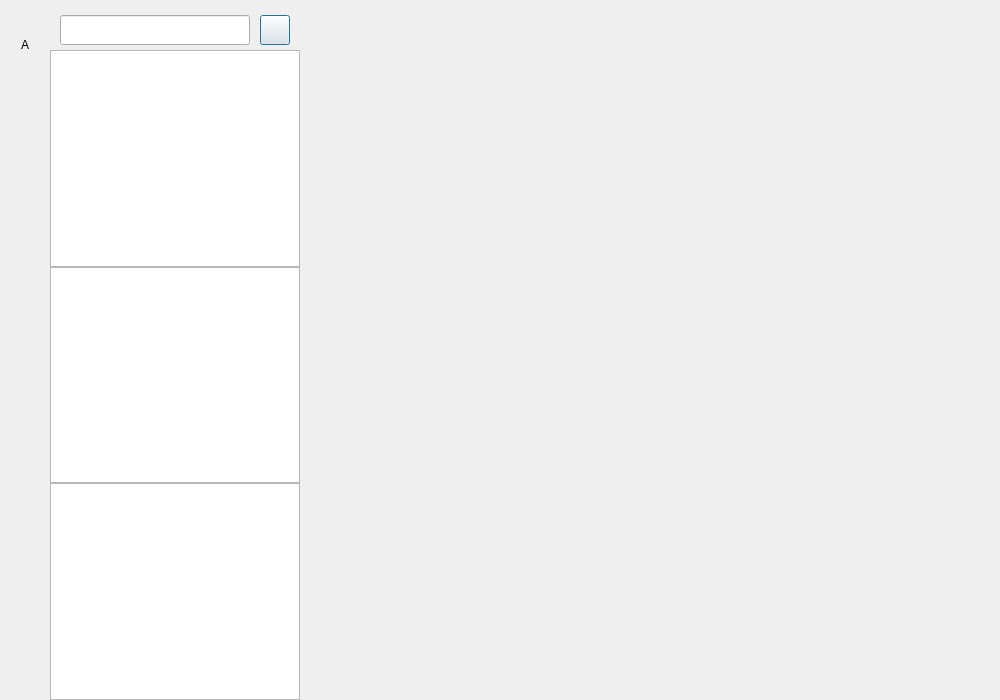
<?xml version="1.0" encoding="UTF-8"?>
<ui version="4.0">
 <class>ChattingDlgMainFrame</class>
 <widget class="QDialog" name="ChattingDlgMainFrame">
  <property name="geometry">
   <rect>
    <x>0</x>
    <y>0</y>
    <width>1000</width>
    <height>700</height>
   </rect>
  </property>
  <property name="minimumSize">
   <size>
    <width>700</width>
    <height>700</height>
   </size>
  </property>
  <property name="maximumSize">
   <size>
    <width>1000</width>
    <height>700</height>
   </size>
  </property>
  <property name="windowTitle">
   <string>Dialog</string>
  </property>
  <layout class="QHBoxLayout" name="horizontalLayout">
   <property name="spacing">
    <number>0</number>
   </property>
   <property name="leftMargin">
    <number>0</number>
   </property>
   <property name="topMargin">
    <number>0</number>
   </property>
   <property name="rightMargin">
    <number>0</number>
   </property>
   <property name="bottomMargin">
    <number>0</number>
   </property>
   <item>
    <widget class="QWidget" name="setting" native="true">
     <property name="minimumSize">
      <size>
       <width>50</width>
       <height>700</height>
      </size>
     </property>
     <property name="maximumSize">
      <size>
       <width>50</width>
       <height>700</height>
      </size>
     </property>
     <layout class="QVBoxLayout" name="verticalLayout">
      <property name="spacing">
       <number>0</number>
      </property>
      <property name="leftMargin">
       <number>10</number>
      </property>
      <property name="topMargin">
       <number>30</number>
      </property>
      <property name="rightMargin">
       <number>0</number>
      </property>
      <property name="bottomMargin">
       <number>0</number>
      </property>
      <item>
       <widget class="QLabel" name="my_avator">
        <property name="minimumSize">
         <size>
          <width>30</width>
          <height>30</height>
         </size>
        </property>
        <property name="maximumSize">
         <size>
          <width>30</width>
          <height>30</height>
         </size>
        </property>
        <property name="text">
         <string>A</string>
        </property>
        <property name="alignment">
         <set>Qt::AlignmentFlag::AlignCenter</set>
        </property>
       </widget>
      </item>
      <item>
       <spacer name="verticalSpacer_3">
        <property name="orientation">
         <enum>Qt::Orientation::Vertical</enum>
        </property>
        <property name="sizeType">
         <enum>QSizePolicy::Policy::Fixed</enum>
        </property>
        <property name="sizeHint" stdset="0">
         <size>
          <width>20</width>
          <height>15</height>
         </size>
        </property>
       </spacer>
      </item>
      <item>
       <widget class="SideBarWidget" name="my_chat" native="true">
        <property name="minimumSize">
         <size>
          <width>30</width>
          <height>30</height>
         </size>
        </property>
        <property name="maximumSize">
         <size>
          <width>30</width>
          <height>30</height>
         </size>
        </property>
       </widget>
      </item>
      <item>
       <spacer name="verticalSpacer_2">
        <property name="orientation">
         <enum>Qt::Orientation::Vertical</enum>
        </property>
        <property name="sizeType">
         <enum>QSizePolicy::Policy::Fixed</enum>
        </property>
        <property name="sizeHint" stdset="0">
         <size>
          <width>20</width>
          <height>15</height>
         </size>
        </property>
       </spacer>
      </item>
      <item>
       <widget class="SideBarWidget" name="my_contact" native="true">
        <property name="minimumSize">
         <size>
          <width>30</width>
          <height>30</height>
         </size>
        </property>
        <property name="maximumSize">
         <size>
          <width>30</width>
          <height>30</height>
         </size>
        </property>
       </widget>
      </item>
      <item>
       <spacer name="verticalSpacer">
        <property name="orientation">
         <enum>Qt::Orientation::Vertical</enum>
        </property>
        <property name="sizeHint" stdset="0">
         <size>
          <width>20</width>
          <height>40</height>
         </size>
        </property>
       </spacer>
      </item>
     </layout>
    </widget>
   </item>
   <item>
    <widget class="QWidget" name="list_area" native="true">
     <property name="minimumSize">
      <size>
       <width>250</width>
       <height>700</height>
      </size>
     </property>
     <property name="maximumSize">
      <size>
       <width>250</width>
       <height>700</height>
      </size>
     </property>
     <layout class="QVBoxLayout" name="verticalLayout_2">
      <property name="spacing">
       <number>0</number>
      </property>
      <property name="leftMargin">
       <number>0</number>
      </property>
      <property name="topMargin">
       <number>10</number>
      </property>
      <property name="rightMargin">
       <number>0</number>
      </property>
      <property name="bottomMargin">
       <number>0</number>
      </property>
      <item>
       <widget class="QWidget" name="widget" native="true">
        <property name="minimumSize">
         <size>
          <width>0</width>
          <height>40</height>
         </size>
        </property>
        <property name="maximumSize">
         <size>
          <width>16777215</width>
          <height>40</height>
         </size>
        </property>
        <layout class="QHBoxLayout" name="horizontalLayout_2">
         <property name="spacing">
          <number>0</number>
         </property>
         <property name="leftMargin">
          <number>0</number>
         </property>
         <property name="topMargin">
          <number>0</number>
         </property>
         <property name="rightMargin">
          <number>0</number>
         </property>
         <property name="bottomMargin">
          <number>0</number>
         </property>
         <item>
          <spacer name="horizontalSpacer_8">
           <property name="orientation">
            <enum>Qt::Orientation::Horizontal</enum>
           </property>
           <property name="sizeType">
            <enum>QSizePolicy::Policy::Fixed</enum>
           </property>
           <property name="sizeHint" stdset="0">
            <size>
             <width>10</width>
             <height>10</height>
            </size>
           </property>
          </spacer>
         </item>
         <item>
          <widget class="RestrictUserSearchingInput" name="search_user_edit">
           <property name="minimumSize">
            <size>
             <width>30</width>
             <height>30</height>
            </size>
           </property>
           <property name="maximumSize">
            <size>
             <width>16777215</width>
             <height>30</height>
            </size>
           </property>
          </widget>
         </item>
         <item>
          <spacer name="horizontalSpacer_7">
           <property name="orientation">
            <enum>Qt::Orientation::Horizontal</enum>
           </property>
           <property name="sizeType">
            <enum>QSizePolicy::Policy::Fixed</enum>
           </property>
           <property name="sizeHint" stdset="0">
            <size>
             <width>10</width>
             <height>20</height>
            </size>
           </property>
          </spacer>
         </item>
         <item>
          <widget class="ButtonDisplaySwitching" name="search_user_button">
           <property name="minimumSize">
            <size>
             <width>30</width>
             <height>30</height>
            </size>
           </property>
           <property name="maximumSize">
            <size>
             <width>30</width>
             <height>30</height>
            </size>
           </property>
           <property name="text">
            <string/>
           </property>
          </widget>
         </item>
         <item>
          <spacer name="horizontalSpacer_6">
           <property name="orientation">
            <enum>Qt::Orientation::Horizontal</enum>
           </property>
           <property name="sizeType">
            <enum>QSizePolicy::Policy::Fixed</enum>
           </property>
           <property name="sizeHint" stdset="0">
            <size>
             <width>10</width>
             <height>20</height>
            </size>
           </property>
          </spacer>
         </item>
        </layout>
       </widget>
      </item>
      <item>
       <widget class="QWidget" name="widget_3" native="true">
        <layout class="QVBoxLayout" name="verticalLayout_3">
         <property name="spacing">
          <number>0</number>
         </property>
         <property name="leftMargin">
          <number>0</number>
         </property>
         <property name="topMargin">
          <number>0</number>
         </property>
         <property name="rightMargin">
          <number>0</number>
         </property>
         <property name="bottomMargin">
          <number>0</number>
         </property>
         <item>
          <widget class="MainFrameSearchLists" name="search_list">
           <property name="minimumSize">
            <size>
             <width>250</width>
             <height>0</height>
            </size>
           </property>
           <property name="maximumSize">
            <size>
             <width>250</width>
             <height>16777215</height>
            </size>
           </property>
          </widget>
         </item>
         <item>
          <widget class="ChattingContactList" name="contact_list">
           <property name="minimumSize">
            <size>
             <width>250</width>
             <height>0</height>
            </size>
           </property>
           <property name="maximumSize">
            <size>
             <width>250</width>
             <height>16777215</height>
            </size>
           </property>
          </widget>
         </item>
         <item>
          <widget class="MainFrameShowLists" name="chat_list">
           <property name="minimumSize">
            <size>
             <width>250</width>
             <height>0</height>
            </size>
           </property>
           <property name="maximumSize">
            <size>
             <width>250</width>
             <height>16777215</height>
            </size>
           </property>
          </widget>
         </item>
        </layout>
       </widget>
      </item>
     </layout>
    </widget>
   </item>
   <item>
    <widget class="QStackedWidget" name="stackedWidget">
     <property name="currentIndex">
      <number>0</number>
     </property>
     <widget class="ChattingStackPage" name="chattingpage"/>
     <widget class="ContactsProfile" name="userprofilepage"/>
     <widget class="AddNewUserStackWidget" name="newuserpage"/>
    </widget>
   </item>
  </layout>
 </widget>
 <customwidgets>
  <customwidget>
   <class>ButtonDisplaySwitching</class>
   <extends>QPushButton</extends>
   <header location="global">buttondisplayswitching.h</header>
  </customwidget>
  <customwidget>
   <class>RestrictUserSearchingInput</class>
   <extends>QLineEdit</extends>
   <header location="global">restrictusersearchinginput.h</header>
  </customwidget>
  <customwidget>
   <class>ChattingStackPage</class>
   <extends>QWidget</extends>
   <header>chattingstackpage.h</header>
   <container>1</container>
  </customwidget>
  <customwidget>
   <class>MainFrameShowLists</class>
   <extends>QListWidget</extends>
   <header>mainframeshowlists.h</header>
  </customwidget>
  <customwidget>
   <class>SideBarWidget</class>
   <extends>QWidget</extends>
   <header location="global">sidebarwidget.h</header>
   <container>1</container>
  </customwidget>
  <customwidget>
   <class>MainFrameSearchLists</class>
   <extends>QListWidget</extends>
   <header>mainframesearchlists.h</header>
  </customwidget>
  <customwidget>
   <class>ChattingContactList</class>
   <extends>QListWidget</extends>
   <header location="global">chattingcontactlist.h</header>
  </customwidget>
  <customwidget>
   <class>AddNewUserStackWidget</class>
   <extends>QWidget</extends>
   <header location="global">addnewuserstackwidget.h</header>
   <container>1</container>
  </customwidget>
  <customwidget>
   <class>ContactsProfile</class>
   <extends>QWidget</extends>
   <header location="global">contactsprofile.h</header>
   <container>1</container>
  </customwidget>
 </customwidgets>
 <resources/>
 <connections/>
</ui>
